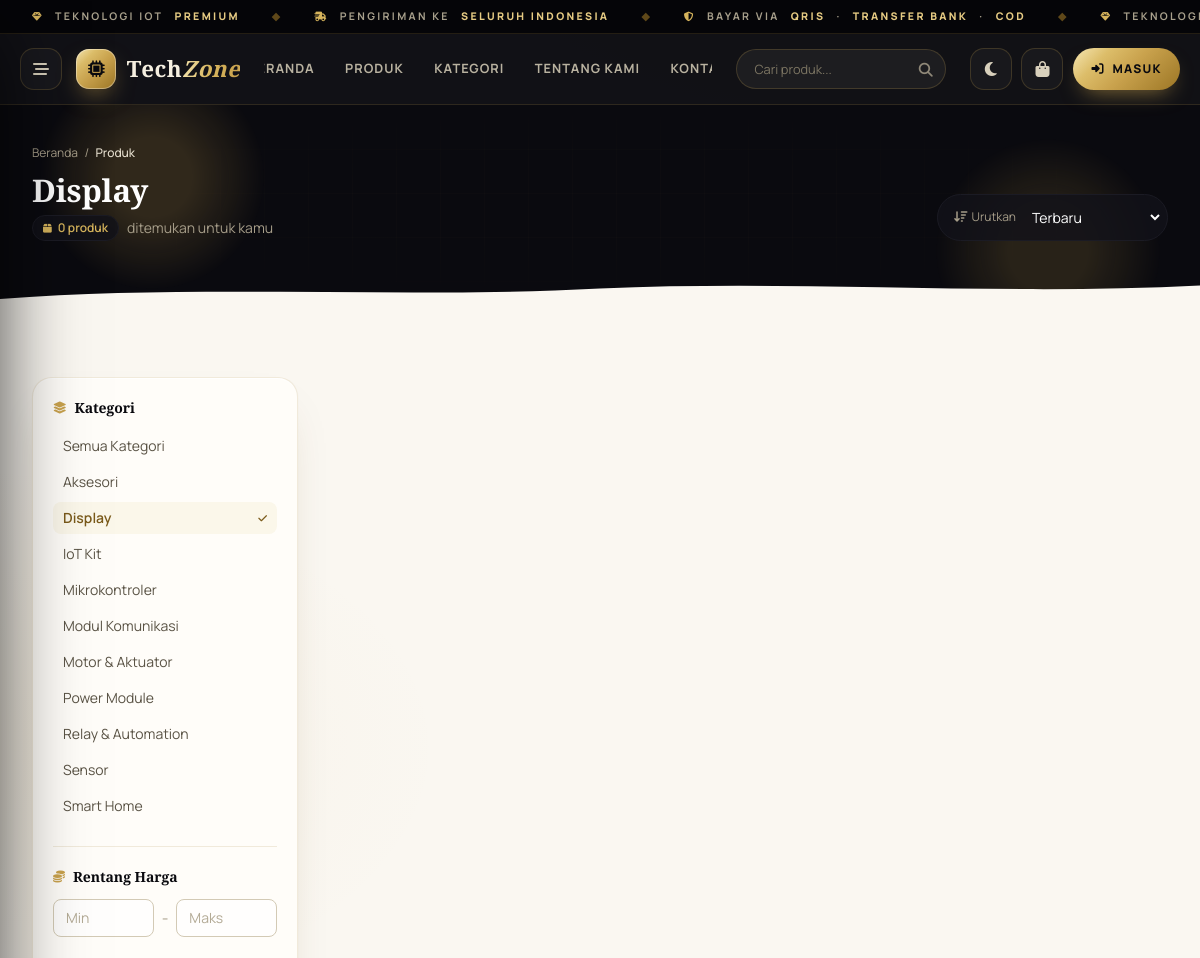
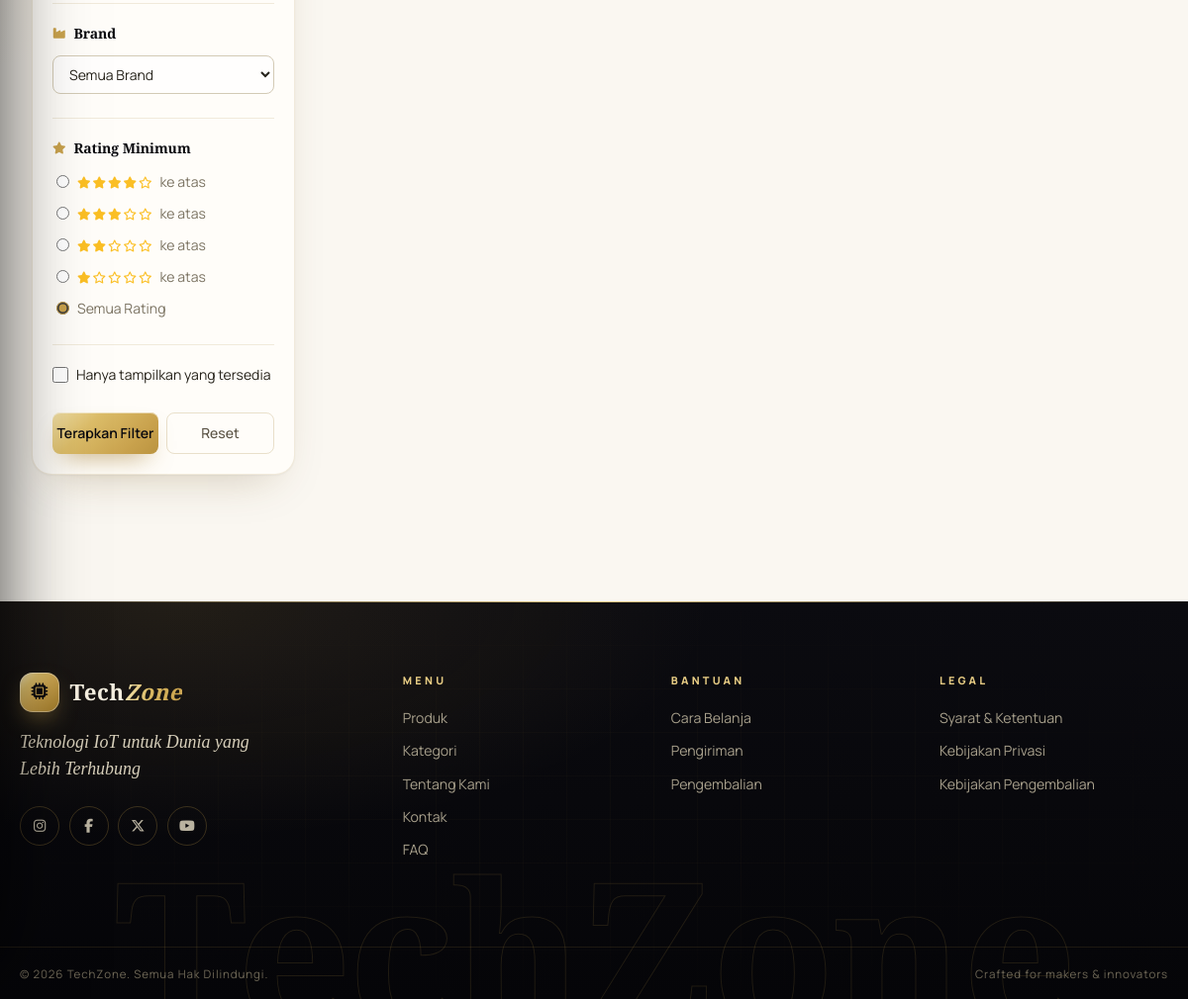
The app's page /products.php?kategori=display with its own data (2 pictures, top to bottom).
### tables this page shows
CREATE TABLE IF NOT EXISTS categories (
  id INT UNSIGNED AUTO_INCREMENT PRIMARY KEY,
  name VARCHAR(100) NOT NULL,
  slug VARCHAR(120) NOT NULL UNIQUE,
  description TEXT,
  image VARCHAR(255) DEFAULT NULL,
  status ENUM('active','inactive') NOT NULL DEFAULT 'active',
  created_at DATETIME NOT NULL DEFAULT CURRENT_TIMESTAMP,
  updated_at DATETIME NOT NULL DEFAULT CURRENT_TIMESTAMP ON UPDATE CURRENT_TIMESTAMP,
  INDEX idx_categories_status (status)
);

### includes/functions.php (called while the page is built, shortened)
<?php
function e(?string $value): string
{
    return htmlspecialchars($value ?? '', ENT_QUOTES, 'UTF-8');
}
    ?>

### products.php (the view, shortened to what this page needs)
<?php
require_once __DIR__ . '/includes/functions.php';
require_once __DIR__ . '/includes/product_helpers.php';
$pdo = getDbConnection();
$q          = trim($_GET['q'] ?? '');
$categorySlug = trim($_GET['kategori'] ?? '');
$priceMin   = isset($_GET['harga_min']) && $_GET['harga_min'] !== '' ? (float) $_GET['harga_min'] : null;
$priceMax   = isset($_GET['harga_max']) && $_GET['harga_max'] !== '' ? (float) $_GET['harga_max'] : null;
$ratingMin  = isset($_GET['rating_min']) && $_GET['rating_min'] !== '' ? (float) $_GET['rating_min'] : null;
$onlyStock  = isset($_GET['tersedia']) && $_GET['tersedia'] === '1';
$sort       = $_GET['sort'] ?? ($q !== '' ? 'relevan' : 'terbaru');
$where  = ["p.status = 'active'"];
$params = [];
if ($categorySlug !== '') {
    $where[]           = 'c.slug = :cat_slug';
    $params[':cat_slug'] = $categorySlug;
}
$whereSql = implode(' AND ', $where);
$countSql  = "SELECT COUNT(*) FROM products p JOIN categories c ON c.id = p.category_id WHERE $whereSql";
$countStmt = $pdo->prepare($countSql);
$countStmt->execute($params);
$totalData  = (int) $countStmt->fetchColumn();
$categories = $pdo->query("SELECT id, name, slug FROM categories WHERE status = 'active' ORDER BY name ASC")->fetchAll();
$activeCategoryName = '';
foreach ($categories as $c) {
    if ($c['slug'] === $categorySlug) {
        $activeCategoryName = $c['name'];
    }
}
function buildQueryUrl(array $override = []): string
{
    $current = $_GET;
    foreach ($override as $k => $v) {
        if ($v === null) {
            unset($current[$k]);
        } else {
            $current[$k] = $v;
        }
    }
    return 'products.php?' . http_build_query($current);
}
require __DIR__ . '/includes/header.php';
require __DIR__ . '/includes/navbar.php';
?>
<main class="pb-8">
  <section class="relative bg-navy-900 overflow-hidden">
    <div class="absolute inset-0 grid-pattern opacity-25"></div>
    <div class="absolute -top-10 left-10 w-56 h-56 bg-cyan-500/20 rounded-full blur-3xl animate-blob"></div>
    <div class="absolute -bottom-16 right-10 w-56 h-56 bg-blue-600/20 rounded-full blur-3xl animate-blob" style="animation-delay:3s"></div>
    <div class="relative max-w-7xl mx-auto px-4 sm:px-6 lg:px-8 py-8 sm:py-10">
      <nav class="text-xs text-gray-400 mb-3 animate-fade-in-up">
        <a href="index.php" class="hover:text-cyan-400 transition-colors">Beranda</a> <span class="mx-1">/</span>
        <span class="text-gray-200 font-medium">Produk</span>
      </nav>
      <div class="flex flex-col md:flex-row md:items-end md:justify-between gap-4">
        <div class="animate-fade-in-up delay-100">
          <h1 class="text-2xl sm:text-3xl font-extrabold text-white flex items-center gap-3">
            <?= $q !== '' ? 'Hasil pencarian "' . e($q) . '"' : e($activeCategoryName ?: 'Semua Produk') ?>
          </h1>
          <p class="text-sm text-gray-400 mt-1.5 flex items-center gap-2">
            <span class="inline-flex items-center gap-1.5 bg-navy-800/80 border border-navy-700 text-cyan-400 px-2.5 py-1 rounded-full text-xs font-semibold">
              <i class="fa-solid fa-box text-[10px]"></i> <?= $totalData ?> produk
            </span>
            ditemukan untuk kamu
          </p>
        </div>
        <form method="GET" class="animate-fade-in-up delay-200 flex items-center gap-2 bg-navy-800/80 border border-navy-700 rounded-full px-1 py-1">
          <label class="text-xs text-gray-400 shrink-0 pl-3"><i class="fa-solid fa-arrow-down-wide-short mr-1"></i>Urutkan</label>
          <select name="sort" onchange="this.form.submit()"
                  class="text-sm bg-transparent text-white border-0 rounded-full pl-1 pr-3 py-2 focus:outline-none focus:ring-2 focus:ring-cyan-500 transition-all duration-200 cursor-pointer">
            <option class="text-navy-900" value="terbaru" <?= $sort === 'terbaru' ? 'selected' : '' ?>>Terbaru</option>
          </select>
        </form>
      </div>
    </div>
    <svg class="relative block w-full text-gray-50" viewBox="0 0 1440 24" fill="currentColor" preserveAspectRatio="none" style="height:18px">
      <path d="M0,24 C240,4 480,24 720,10 C960,-2 1200,20 1440,6 L1440,24 L0,24 Z"></path>
    </svg>
  </section>
  <div class="max-w-7xl mx-auto px-4 sm:px-6 lg:px-8 pt-6">
  <div class="grid grid-cols-1 md:grid-cols-4 gap-6">
    <aside id="kategori" class="md:col-span-1">
      <form id="techzone-filter-form" method="GET" class="hidden md:block bg-white border border-gray-100 rounded-xl p-5 space-y-6 sticky top-20 shadow-card">
        <div>
          <h3 class="text-sm font-bold text-navy-900 mb-3 flex items-center gap-2"><i class="fa-solid fa-layer-group text-cyan-500 text-xs"></i>Kategori</h3>
          <ul class="space-y-1 text-sm">
            <li>
              <a href="<?= e(buildQueryUrl(['kategori' => null, 'page' => null])) ?>"
                 class="flex items-center justify-between px-2.5 py-1.5 rounded-lg transition-all duration-200 <?= $categorySlug === '' ? 'bg-cyan-50 text-cyan-700 font-semibold' : 'text-gray-600 hover:bg-gray-50 hover:pl-3.5' ?>">
                Semua Kategori
              </a>
            </li>
            <?php foreach ($categories as $cat): ?>
            <li>
              <a href="<?= e(buildQueryUrl(['kategori' => $cat['slug'], 'page' => null])) ?>"
                 class="flex items-center justify-between px-2.5 py-1.5 rounded-lg transition-all duration-200 <?= $categorySlug === $cat['slug'] ? 'bg-cyan-50 text-cyan-700 font-semibold' : 'text-gray-600 hover:bg-gray-50 hover:pl-3.5' ?>">
                <?= e($cat['name']) ?>
                <?php if ($categorySlug === $cat['slug']): ?><i class="fa-solid fa-check text-[10px]"></i><?php endif; ?>
              </a>
            </li>
            <?php endforeach; ?>
          </ul>
        </div>
        <div class="pt-5 border-t border-gray-100">
          <h3 class="text-sm font-bold text-navy-900 mb-3 flex items-center gap-2"><i class="fa-solid fa-coins text-cyan-500 text-xs"></i>Rentang Harga</h3>
          <div class="flex items-center gap-2">
            <input type="number" name="harga_min" value="<?= e((string)($priceMin ?? '')) ?>" placeholder="Min"
                   class="w-full text-sm border border-gray-300 rounded-lg px-3 py-2 focus:outline-none focus:ring-2 focus:ring-cyan-500 focus:border-cyan-500 transition-all duration-200">
            <span class="text-gray-400">-</span>
            <input type="number" name="harga_max" value="<?= e((string)($priceMax ?? '')) ?>" placeholder="Maks"
                   class="w-full text-sm border border-gray-300 rounded-lg px-3 py-2 focus:outline-none focus:ring-2 focus:ring-cyan-500 focus:border-cyan-500 transition-all duration-200">
          </div>
        </div>
        <div class="pt-5 border-t border-gray-100">
          <h3 class="text-sm font-bold text-navy-900 mb-3 flex items-center gap-2"><i class="fa-solid fa-industry text-cyan-500 text-xs"></i>Brand</h3>
          <select name="brand" class="w-full text-sm border border-gray-300 rounded-lg px-3 py-2 focus:outline-none focus:ring-2 focus:ring-cyan-500 focus:border-cyan-500 transition-all duration-200">
            <option value="">Semua Brand</option>
          </select>
        </div>
        <div class="pt-5 border-t border-gray-100">
          <h3 class="text-sm font-bold text-navy-900 mb-3 flex items-center gap-2"><i class="fa-solid fa-star text-cyan-500 text-xs"></i>Rating Minimum</h3>
          <div class="space-y-2 text-sm">
            <?php foreach ([4, 3, 2, 1] as $r): ?>
              <label class="flex items-center gap-2 cursor-pointer group px-1 py-0.5 rounded-lg hover:bg-gray-50 transition-colors">
                <input type="radio" name="rating_min" value="<?= $r ?>" <?= (int)$ratingMin === $r ? 'checked' : '' ?> class="accent-cyan-500">
                <span class="rating-stars"><?= renderStars((float) $r) ?></span><span class="text-gray-500 group-hover:text-navy-900 transition-colors">ke atas</span>
              </label>
            <?php endforeach; ?>
            <label class="flex items-center gap-2 cursor-pointer group px-1 py-0.5 rounded-lg hover:bg-gray-50 transition-colors">
              <input type="radio" name="rating_min" value="" <?= $ratingMin === null ? 'checked' : '' ?> class="accent-cyan-500">
              <span class="text-gray-500 group-hover:text-navy-900 transition-colors">Semua Rating</span>
            </label>
          </div>
        </div>
        <div class="pt-5 border-t border-gray-100">
          <label class="flex items-center gap-2 text-sm cursor-pointer">
            <input type="checkbox" name="tersedia" value="1" <?= $onlyStock ? 'checked' : '' ?> class="accent-cyan-500 w-4 h-4">
            Hanya tampilkan yang tersedia
          </label>
        </div>
        <div class="flex gap-2 pt-1">
          <button type="submit" class="ripple-wrap btn-glow flex-1 bg-cyan-500 hover:bg-cyan-400 text-navy-900 text-sm font-semibold py-2.5 rounded-lg transition">
            Terapkan Filter
          </button>
          <a href="products.php" class="flex-1 text-center border border-gray-200 text-gray-600 text-sm font-medium py-2.5 rounded-lg hover:bg-gray-50 hover:border-gray-300 transition-all">
            Reset
          </a>
        </div>
      </form>
    </aside>
    <div class="md:col-span-3">
    </div>
  </div>
  </div>
</main>
<?php require __DIR__ . '/includes/footer.php'; ?>

### records on screen
categories: name "Display"
categories: name "Aksesori"
categories: name "IoT Kit"
categories: name "Mikrokontroler"
categories: name "Modul Komunikasi"
categories: name "Motor & Aktuator"
categories: name "Power Module"
categories: name "Relay & Automation"
categories: name "Sensor"
categories: name "Smart Home"

### other values on screen
$totalData "0"
